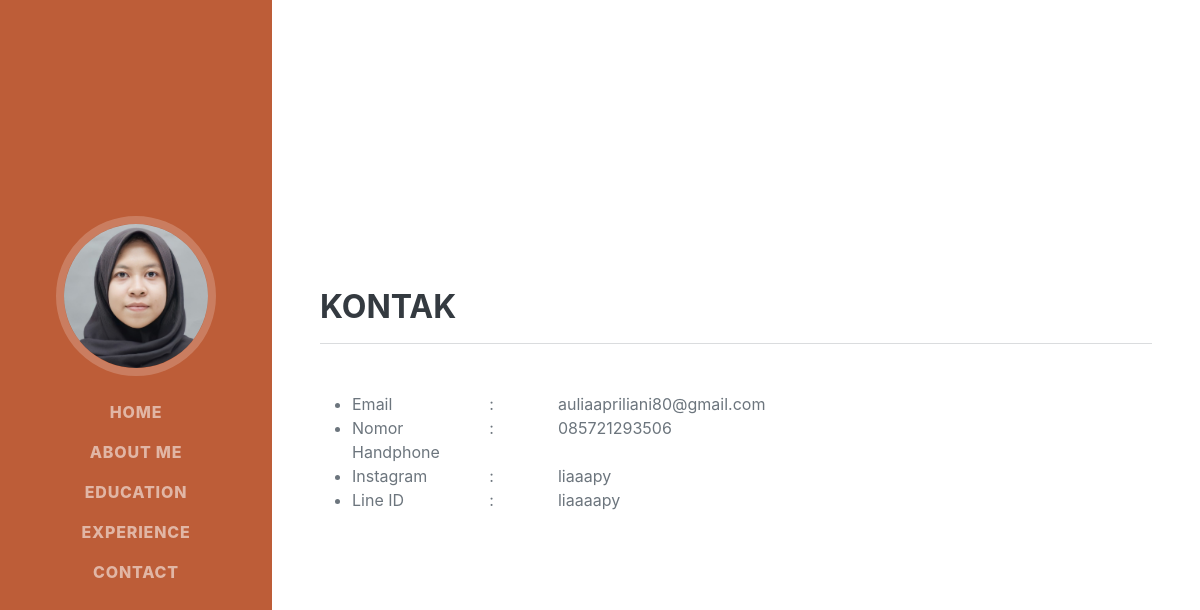
Screenshot of /index.php/user/contact with the database file from the repository.
### tables this page shows
CREATE TABLE `kontak` (
  `kontak_id` int(11) NOT NULL,
  `kontak` varchar(50) NOT NULL,
  `keterangan` text NOT NULL
);

### application/controllers/user.php (called while the page is built, shortened)
<?php
class User extends CI_Controller
{
    public function __construct()
    {
        $this->load->model('ProfileModel');
        $this->load->model('PendidikanModel');
        $this->load->model('PengalamanModel');
        $this->load->model('KontakModel');
    }
    function contact()
	{
		$data['title'] = "Kontak";
		$data['kontak_list'] = $this->KontakModel->kontak_get_list();
        $this->load->view('templates/user/header', $data);
		$this->load->view('user/contact', $data, FALSE);
        $this->load->view('templates/user/footer');
	}
}

### index.php (called while the page is built, shortened)
<?php
require_once BASEPATH.'core/CodeIgniter.php';

### application/models/KontakModel.php (called while the page is built, shortened)
<?php
class KontakModel extends CI_Model
{
    function kontak_get_list($where = null)
	{
		$q = $this->db->get('kontak');
		return $result = $q->num_rows() > 0 ? $q->result_array() : array();
	}
}

### application/views/user/contact.php (the view, shortened to what this page needs)
<div class="container-fluid p-0">
             <section class="resume-section">
                <div class="resume-section-content">
                    <h3 class="mb-0">Kontak</h3>
                    <hr></hr>
                    <ul class=" mb-0">
                        <?php foreach ($kontak_list as $list): ?>
                        <li>
                            <div class="row">
                            <div class="col-2"><?= $list['keterangan'] ?></div>
                            <div class="col-1"> : </div>
                            <div class="col-1 text-left"><?= $list['kontak'] ?></div>
                            </div>
                        </li>
                        <?php endforeach ?>
                    </ul>
                </div>
            </section>

### rows the page displays
kontak: keterangan "Email", kontak "auliaapriliani80@gmail.com"
kontak: keterangan "Nomor Handphone", kontak "085721293506"
kontak: keterangan "Instagram", kontak "liaaapy"
kontak: keterangan "Line ID", kontak "liaaaapy"
